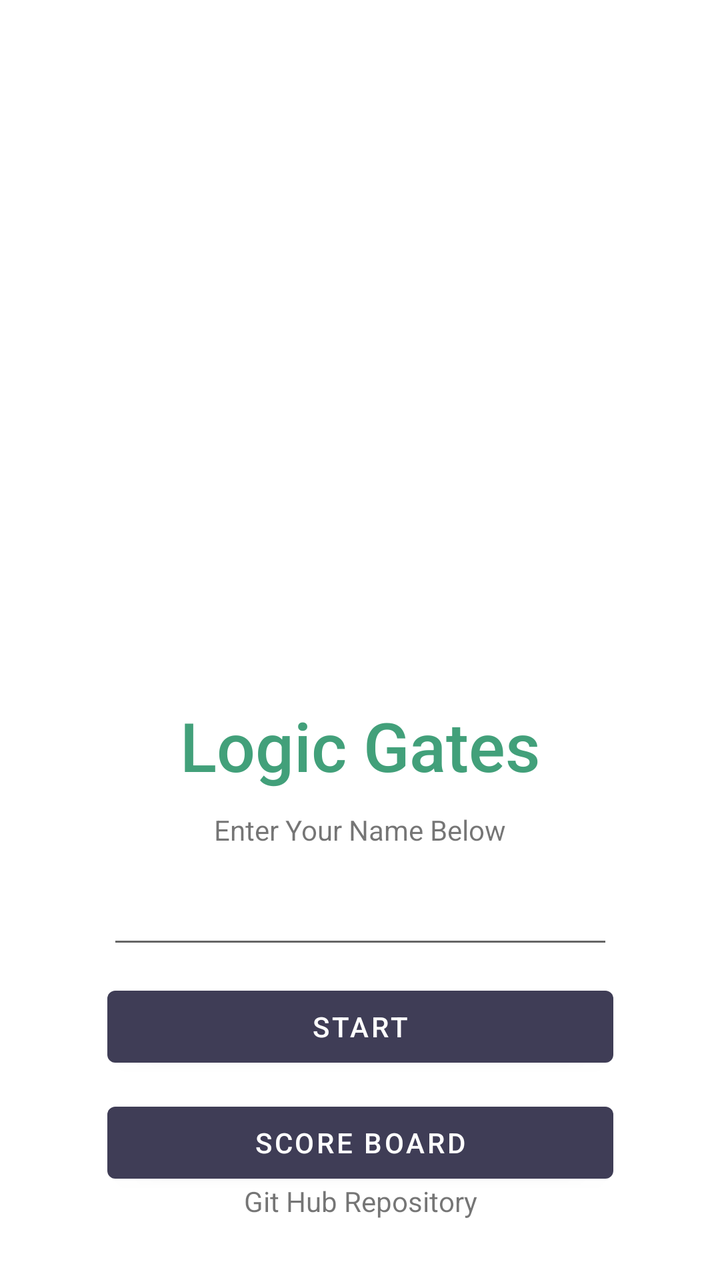
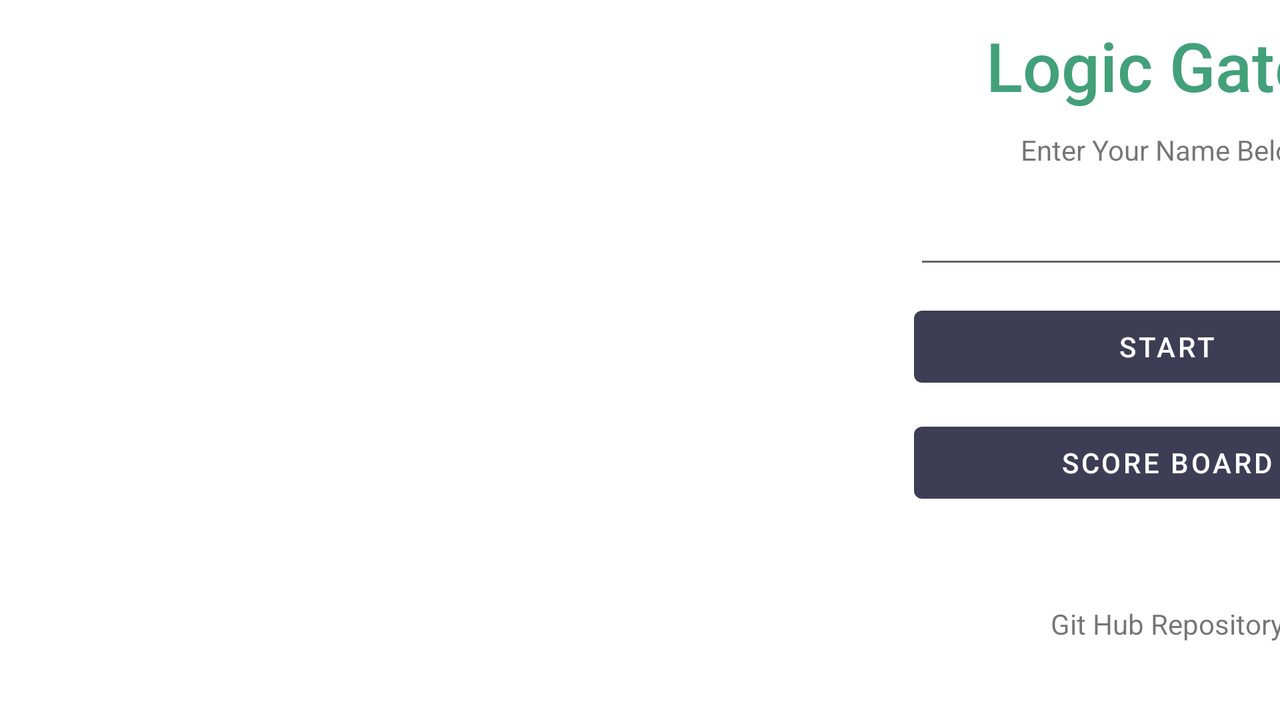

First picture: res/layout/ on a phone held upright. Second picture: the repository's own variant of that layout, on a device whose configuration matches the variant's folder. Source for both follows.
<!-- AndroidManifest.xml: application theme Theme.LogicGates -->
<!-- res/layout/activity_home.xml -->
<?xml version="1.0" encoding="utf-8"?>
<androidx.constraintlayout.widget.ConstraintLayout xmlns:android="http://schemas.android.com/apk/res/android"
    xmlns:app="http://schemas.android.com/apk/res-auto"
    xmlns:tools="http://schemas.android.com/tools"
    android:id="@+id/lgenternameinput"
    android:layout_width="match_parent"
    android:layout_height="match_parent"
    android:contentDescription="@string/app_name"
    tools:context=".Home">

    <ImageView
        android:id="@+id/cover"
        android:layout_width="393dp"
        android:layout_height="300dp"
        android:contentDescription="@string/app_name"
        app:layout_constraintEnd_toEndOf="parent"
        app:layout_constraintStart_toStartOf="parent"
        app:layout_constraintTop_toTopOf="parent"
        app:srcCompat="@drawable/title" />

    <TextView
        android:id="@+id/lg_title"
        android:layout_width="wrap_content"
        android:layout_height="wrap_content"
        android:layout_marginTop="50dp"
        android:fontFamily="sans-serif-medium"
        android:text="@string/app_name"
        android:textColor="@color/tealgreen"
        android:textSize="34sp"
        app:layout_constraintEnd_toEndOf="parent"
        app:layout_constraintStart_toStartOf="parent"
        app:layout_constraintTop_toBottomOf="@+id/cover" />

    <EditText
        android:id="@+id/lgenternametext"
        android:layout_width="253dp"
        android:layout_height="45dp"
        android:layout_marginTop="10dp"
        android:ems="10"
        android:importantForAutofill="no"
        android:inputType="textPersonName"
        android:text="@string/empty"
        android:textAlignment="center"
        android:textColorLink="#009688"
        app:layout_constraintEnd_toEndOf="parent"
        app:layout_constraintStart_toStartOf="parent"
        app:layout_constraintTop_toBottomOf="@+id/lgentername"
        tools:ignore="SpeakableTextPresentCheck,TouchTargetSizeCheck" />

    <TextView
        android:id="@+id/lgentername"
        android:layout_width="wrap_content"
        android:layout_height="wrap_content"
        android:layout_marginTop="10dp"
        android:text="@string/lgentername"
        app:layout_constraintEnd_toEndOf="parent"
        app:layout_constraintStart_toStartOf="parent"
        app:layout_constraintTop_toBottomOf="@+id/lg_title" />

    <Button
        android:id="@+id/lgenterbtn"
        android:layout_width="253dp"
        android:layout_height="wrap_content"
        android:layout_marginTop="10dp"
        android:text="@string/start"
        app:layout_constraintEnd_toEndOf="@+id/lgenternametext"
        app:layout_constraintStart_toStartOf="@+id/lgenternametext"
        app:layout_constraintTop_toBottomOf="@+id/lgenternametext" />

    <Button
        android:id="@+id/lgscoreboardbtn"
        android:layout_width="253dp"
        android:layout_height="wrap_content"
        android:layout_marginTop="10dp"
        android:text="@string/scoreboard"
        app:layout_constraintEnd_toEndOf="@+id/lgenterbtn"
        app:layout_constraintStart_toStartOf="@+id/lgenterbtn"
        app:layout_constraintTop_toBottomOf="@+id/lgenterbtn" />

    <Button
        android:id="@+id/lggithub"
        android:layout_width="41dp"
        android:layout_height="37dp"
        android:layout_marginBottom="5dp"
        android:background="@drawable/ic_baseline_code_24"
        android:text="@string/empty"
        app:layout_constraintBottom_toTopOf="@+id/gittitle"
        app:layout_constraintEnd_toEndOf="@+id/lgscoreboardbtn"
        app:layout_constraintStart_toStartOf="@+id/lgscoreboardbtn"
        tools:ignore="SpeakableTextPresentCheck,TouchTargetSizeCheck" />

    <TextView
        android:id="@+id/gittitle"
        android:layout_width="wrap_content"
        android:layout_height="wrap_content"
        android:layout_marginBottom="30dp"
        android:text="Git Hub Repository"
        app:layout_constraintBottom_toBottomOf="parent"
        app:layout_constraintEnd_toEndOf="@+id/lggithub"
        app:layout_constraintStart_toStartOf="@+id/lggithub" />

</androidx.constraintlayout.widget.ConstraintLayout>
<!-- resources referenced by this layout -->
<resources>
  <color name="tealgreen">#42A07A</color>
  <string name="app_name">Logic Gates</string>
  <string name="empty" />
  <string name="lgentername">Enter Your Name Below</string>
  <string name="scoreboard">Score Board</string>
  <string name="start">Start</string>
  <style name="Theme.LogicGates" parent="Theme.MaterialComponents.DayNight.NoActionBar">
          
          <item name="colorPrimary">@color/navyblue</item>
          <item name="colorPrimaryVariant">@color/navyblue</item>
          <item name="colorOnPrimary">@color/white</item>
          
          <item name="colorSecondary">@color/teal_200</item>
          <item name="colorSecondaryVariant">@color/teal_700</item>
          <item name="colorOnSecondary">@color/tealgreen</item>
          
          <item name="android:statusBarColor">?attr/colorPrimaryVariant</item>
          <item name="android:navigationBarColor">?attr/colorOnSecondary</item>
          
      </style>
  <color name="navyblue">#3F3D56</color>
  <color name="white">#FFFFFFFF</color>
  <color name="teal_200">#FF03DAC5</color>
  <color name="teal_700">#FF018786</color>
</resources>
<!-- res/layout-land/activity_home.xml (the repository's variant of the layout above) -->
<!-- drawn on the phone turned sideways -->
<?xml version="1.0" encoding="utf-8"?>
<androidx.constraintlayout.widget.ConstraintLayout xmlns:android="http://schemas.android.com/apk/res/android"
    xmlns:app="http://schemas.android.com/apk/res-auto"
    xmlns:tools="http://schemas.android.com/tools"
    android:id="@+id/lgenternameinput"
    android:layout_width="match_parent"
    android:layout_height="match_parent"
    android:contentDescription="@string/app_name"
    tools:context=".Home">

    <TextView
        android:id="@+id/lg_title"
        android:layout_width="wrap_content"
        android:layout_height="wrap_content"
        android:layout_marginStart="80dp"
        android:layout_marginTop="10dp"
        android:fontFamily="sans-serif-medium"
        android:text="@string/app_name"
        android:textColor="@color/tealgreen"
        android:textSize="34sp"
        app:layout_constraintStart_toEndOf="@+id/cover"
        app:layout_constraintTop_toTopOf="parent" />

    <Button
        android:id="@+id/lgenterbtn"
        android:layout_width="253dp"
        android:layout_height="wrap_content"
        android:layout_marginTop="10dp"
        android:text="@string/start"
        app:layout_constraintEnd_toEndOf="@+id/lgenternametext"
        app:layout_constraintStart_toStartOf="@+id/lgenternametext"
        app:layout_constraintTop_toBottomOf="@+id/lgenternametext" />

    <ImageView
        android:id="@+id/cover"
        android:layout_width="393dp"
        android:layout_height="300dp"
        android:layout_marginStart="20dp"
        android:contentDescription="@string/app_name"
        app:layout_constraintBottom_toBottomOf="parent"
        app:layout_constraintStart_toStartOf="parent"
        app:layout_constraintTop_toTopOf="parent"
        app:srcCompat="@drawable/title" />

    <EditText
        android:id="@+id/lgenternametext"
        android:layout_width="253dp"
        android:layout_height="45dp"
        android:layout_marginTop="10dp"
        android:ems="10"
        android:importantForAutofill="no"
        android:inputType="textPersonName"
        android:text="@string/empty"
        android:textAlignment="center"
        android:textColorLink="#009688"
        app:layout_constraintEnd_toEndOf="@+id/lgentername"
        app:layout_constraintStart_toStartOf="@+id/lgentername"
        app:layout_constraintTop_toBottomOf="@+id/lgentername"
        tools:ignore="SpeakableTextPresentCheck,TouchTargetSizeCheck" />

    <TextView
        android:id="@+id/lgentername"
        android:layout_width="wrap_content"
        android:layout_height="wrap_content"
        android:layout_marginTop="10dp"
        android:text="@string/lgentername"
        app:layout_constraintEnd_toEndOf="@+id/lg_title"
        app:layout_constraintStart_toStartOf="@+id/lg_title"
        app:layout_constraintTop_toBottomOf="@+id/lg_title" />

    <Button
        android:id="@+id/lggithub"
        android:layout_width="41dp"
        android:layout_height="37dp"
        android:layout_marginTop="10dp"
        android:background="@drawable/ic_baseline_code_24"
        android:text="@string/empty"
        app:layout_constraintEnd_toEndOf="@+id/lgscoreboardbtn"
        app:layout_constraintStart_toStartOf="@+id/lgscoreboardbtn"
        app:layout_constraintTop_toBottomOf="@+id/lgscoreboardbtn"
        tools:ignore="SpeakableTextPresentCheck,TouchTargetSizeCheck" />

    <TextView
        android:id="@+id/gittitle"
        android:layout_width="wrap_content"
        android:layout_height="wrap_content"
        android:text="Git Hub Repository"
        app:layout_constraintEnd_toEndOf="@+id/lggithub"
        app:layout_constraintStart_toStartOf="@+id/lggithub"
        app:layout_constraintTop_toBottomOf="@+id/lggithub" />

    <Button
        android:id="@+id/lgscoreboardbtn"
        android:layout_width="253dp"
        android:layout_height="wrap_content"
        android:layout_marginTop="10dp"
        android:text="@string/scoreboard"
        app:layout_constraintEnd_toEndOf="@+id/lgenterbtn"
        app:layout_constraintStart_toStartOf="@+id/lgenterbtn"
        app:layout_constraintTop_toBottomOf="@+id/lgenterbtn" />

</androidx.constraintlayout.widget.ConstraintLayout>
